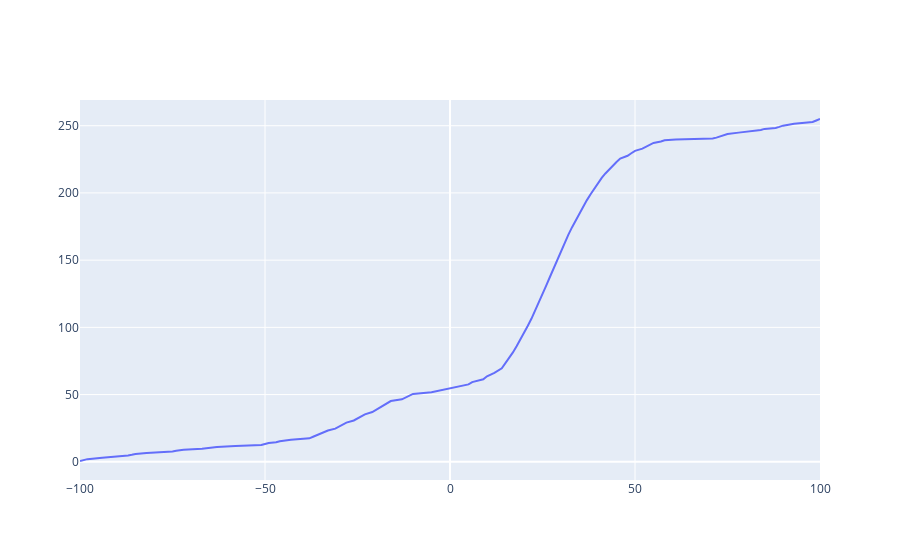

Notebook code cell kept with this figure:
### Code cell
cdf = {}
cur_total = 0
for key, val in sorted_by_pct.items():
    cur_total += val
    cdf[key] = cur_total
    
trace0 = Scatter(x = list(cdf.keys()), y = list(cdf.values()))
data = Data([trace0])
iplot(data)
